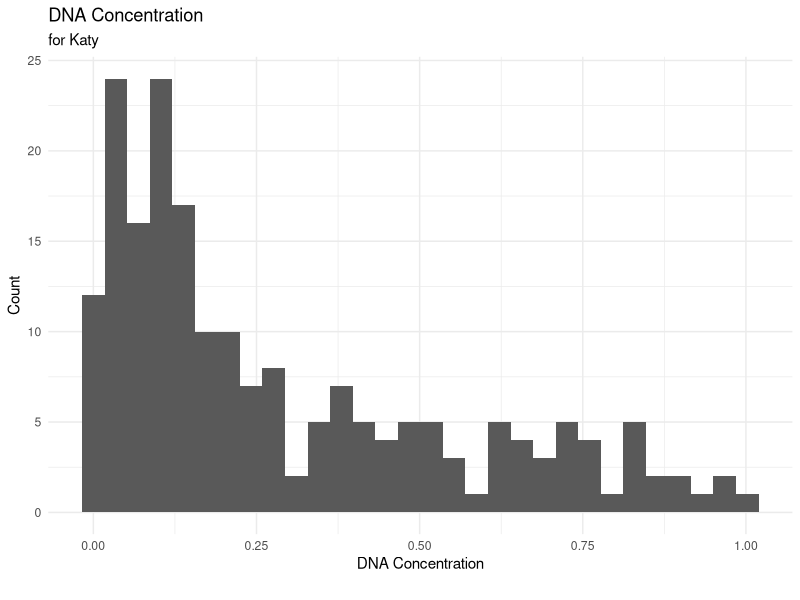
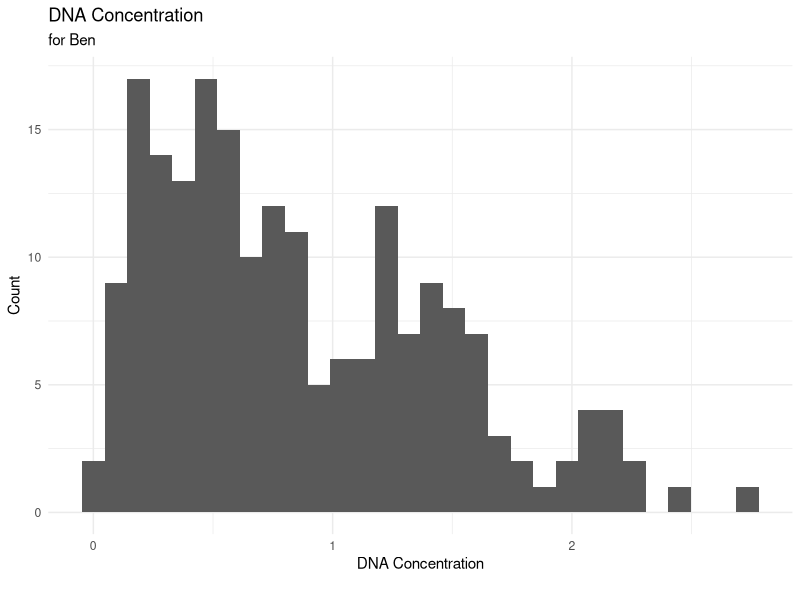
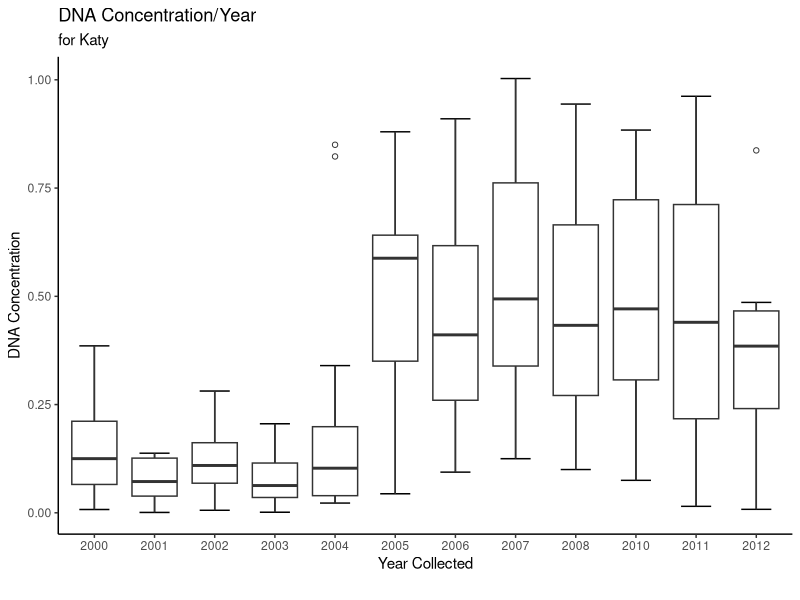
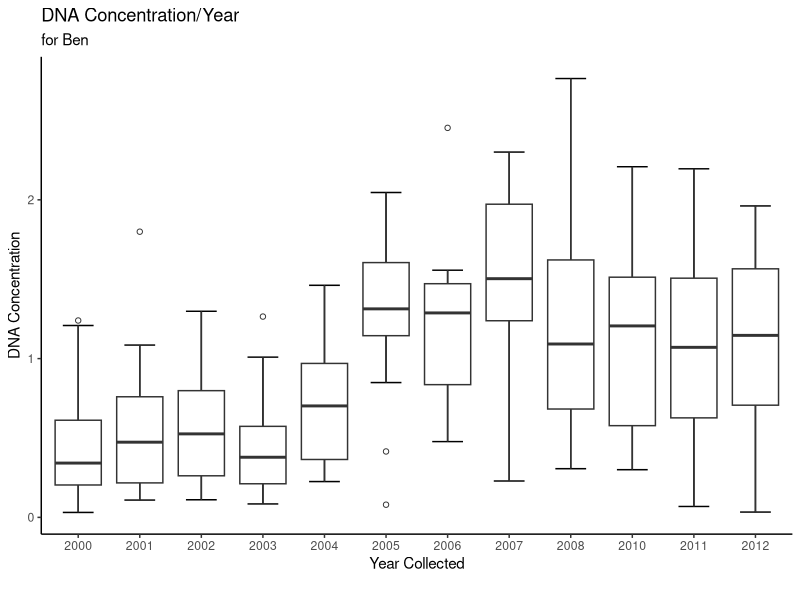
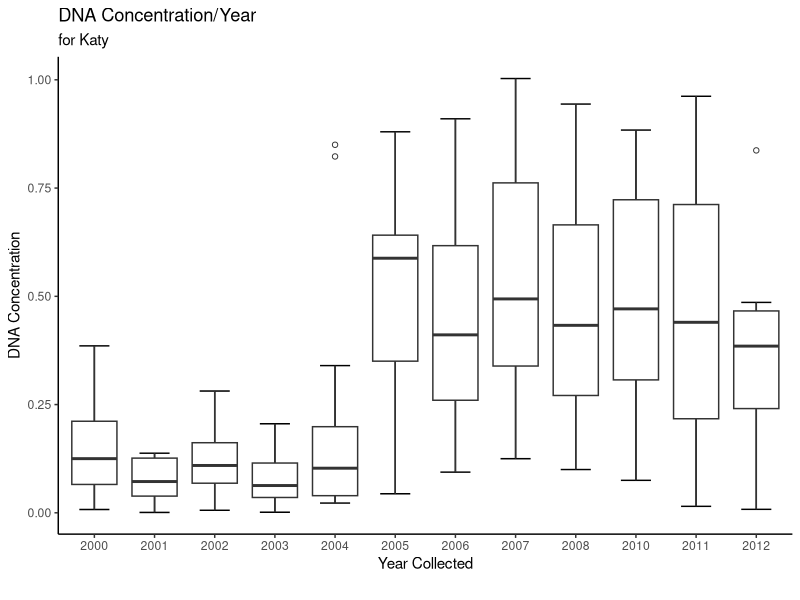
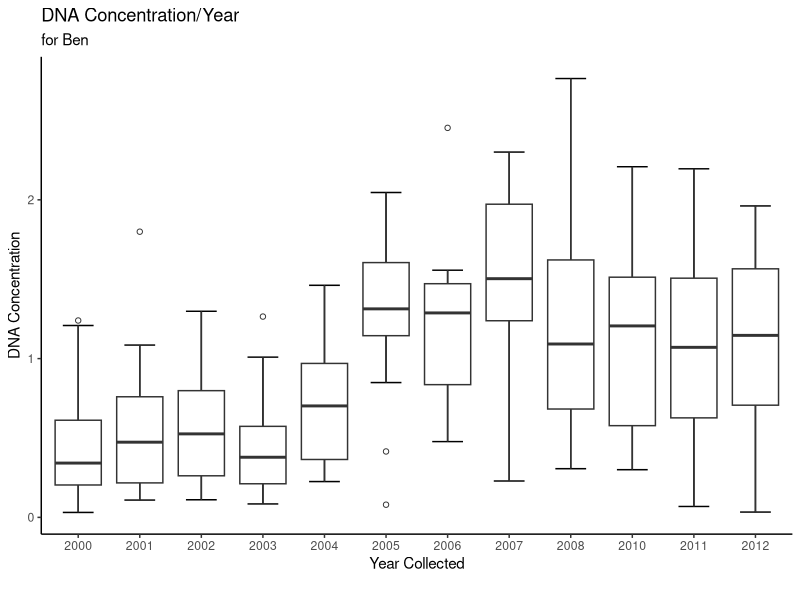
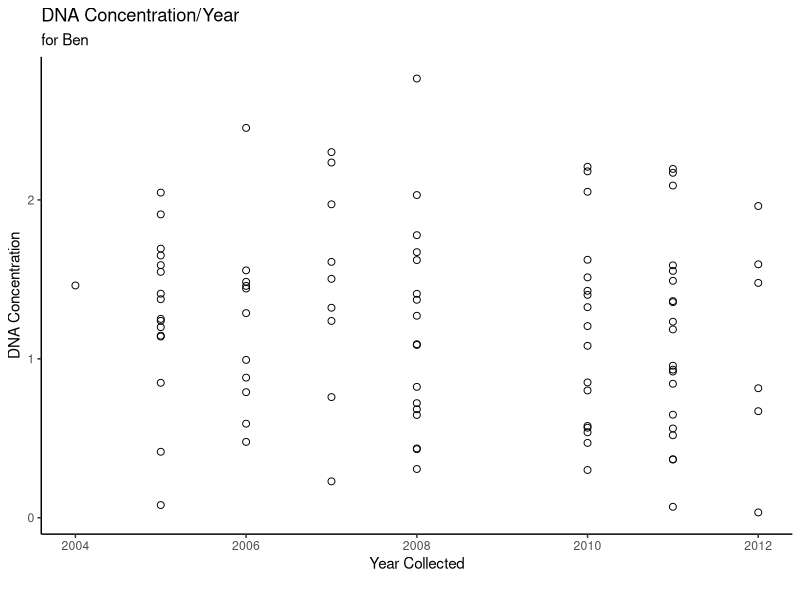
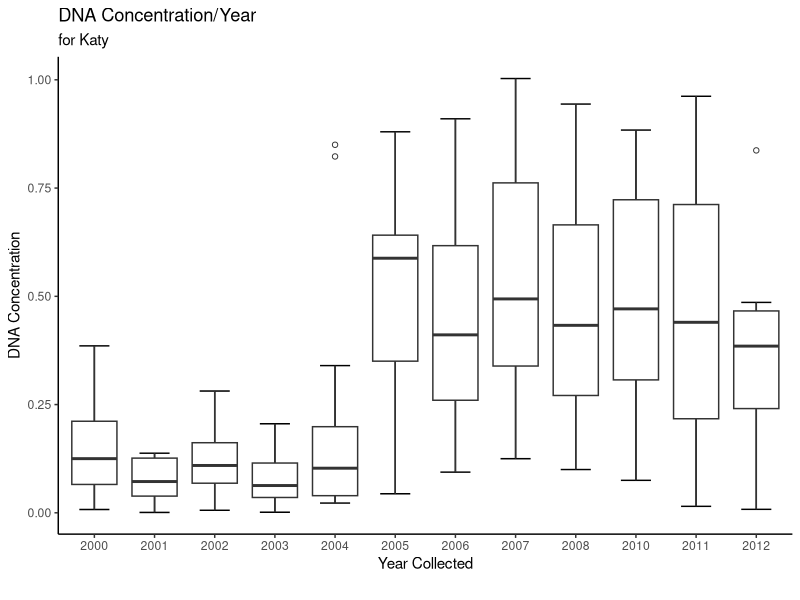

Write R code to recreate these figures, in order.
#Task 1

read.csv("./DNA_Conc_by_Extraction_Date.csv")
df <- read.csv("./DNA_Conc_by_Extraction_Date.csv")
library(tidyverse)
ggplot(df, aes(x=DNA_Concentration_Katy)) +  geom_histogram() + labs(title="DNA Concentration", 
                                                                     subtitle="for Katy", 
                                                                     y="Count", 
                                                                     x="DNA Concentration", 
                                                                     caption="") + theme_minimal()
ggplot(df, aes(x=DNA_Concentration_Ben)) + geom_histogram() + labs (title="DNA Concentration", 
                                                                    subtitle="for Ben", 
                                                                    y="Count", 
                                                                    x="DNA Concentration", 
                                                                    caption="") + theme_minimal()
#Task 2

Year_Collectedfac <- as.factor(df$Year_Collected)
ggplot(df, aes(x=Year_Collectedfac, y=DNA_Concentration_Katy,)) + 
  stat_boxplot(geom='errorbar', linetype=1, width=0.5) + 
  geom_boxplot(outlier.shape=1) + theme_classic()+labs (title="DNA Concentration/Year", 
                                                        subtitle="for Katy", 
                                                        y="DNA Concentration", 
                                                        x="Year Collected", 
                                                        caption="") + theme_classic()  


Year_Collectedfac <- as.factor(df$Year_Collected)
ggplot(df, aes(x=Year_Collectedfac, y=DNA_Concentration_Ben,)) + 
  stat_boxplot(geom='errorbar', linetype=1, width=0.5) + 
  geom_boxplot(outlier.shape=1) + theme_classic() + labs (title="DNA Concentration/Year", 
                                                         subtitle="for Ben", 
                                                         y="DNA Concentration", 
                                                         x="Year Collected", 
                                                         caption="") + theme_classic()



# Get error bars "dashed"

#Task 3
Year_Collectedfac <- as.factor(df$Year_Collected)
ggplot(df, aes(x=Year_Collectedfac, y=DNA_Concentration_Katy,)) + 
  stat_boxplot(geom='errorbar', linetype=1, width=0.5) + 
  geom_boxplot(outlier.shape=1) + theme_classic()+labs (title="DNA Concentration/Year", 
                                                        subtitle="for Katy", 
                                                        y="DNA Concentration", 
                                                        x="Year Collected", 
                                                        caption="") + theme_classic()  
ggsave("Rosati_Plot1.jpeg", width=6)








Year_Collectedfac <- as.factor(df$Year_Collected)
ggplot(df, aes(x=Year_Collectedfac, y=DNA_Concentration_Ben,)) + 
  stat_boxplot(geom='errorbar', linetype=1, width=0.5) + 
  geom_boxplot(outlier.shape=1) + theme_classic() + labs (title="DNA Concentration/Year", 
                                                          subtitle="for Ben", 
                                                          y="DNA Concentration", 
                                                          x="Year Collected", 
                                                          caption="") + theme_classic()
ggsave("Rosati_Plot2.jpeg", width=6)


#Task 4


#Find average of DNA_concentration for years where they are relatively lower


#Ben Average DNA Concentration for each year
mn2000 <- with(df, mean(DNA_Concentration_Ben[Year_Collected == 2000]))
mn2001 <- with(df, mean(DNA_Concentration_Ben[Year_Collected == 2001]))
mn2002 <- with(df, mean(DNA_Concentration_Ben[Year_Collected == 2002]))
mn2003 <- with(df, mean(DNA_Concentration_Ben[Year_Collected == 2003]))
mn2004 <- with(df, mean(DNA_Concentration_Ben[Year_Collected == 2004]))
mn2005 <- with(df, mean(DNA_Concentration_Ben[Year_Collected == 2005]))
mn2006 <- with(df, mean(DNA_Concentration_Ben[Year_Collected == 2006]))
mn2007 <- with(df, mean(DNA_Concentration_Ben[Year_Collected == 2007]))
mn2008 <- with(df, mean(DNA_Concentration_Ben[Year_Collected == 2008]))
mn2010 <- with(df, mean(DNA_Concentration_Ben[Year_Collected == 2010]))
mn2011 <- with(df, mean(DNA_Concentration_Ben[Year_Collected == 2011]))
mn2012 <- with(df, mean(DNA_Concentration_Ben[Year_Collected == 2012]))

#Katy Average DNA Concentration for each year
mnk2000 <- with(df, mean(DNA_Concentration_Katy[Year_Collected == 2000])) 
mnk2001 <- with(df, mean(DNA_Concentration_Katy[Year_Collected == 2001]))
mnk2002 <- with(df, mean(DNA_Concentration_Katy[Year_Collected == 2002]))
mnk2003 <- with(df, mean(DNA_Concentration_Katy[Year_Collected == 2003]))
mnk2004 <- with(df, mean(DNA_Concentration_Katy[Year_Collected == 2004]))
mnk2005 <- with(df, mean(DNA_Concentration_Katy[Year_Collected == 2005]))
mnk2006 <- with(df, mean(DNA_Concentration_Katy[Year_Collected == 2006]))
mnk2007 <- with(df, mean(DNA_Concentration_Katy[Year_Collected == 2007]))
mnk2008 <- with(df, mean(DNA_Concentration_Katy[Year_Collected == 2008]))
mnk2010 <- with(df, mean(DNA_Concentration_Katy[Year_Collected == 2010]))
mnk2011 <- with(df, mean(DNA_Concentration_Katy[Year_Collected == 2011]))
mnk2012 <- with(df, mean(DNA_Concentration_Katy[Year_Collected == 2012]))

Year <- c("2000","2001","2002","2003","2004","2005","2006","2007","2008","2010","2011","2012")
Benmean <- c(0.4844,0.5428,0.5651,0.4378,0.7310,1.2838,1.2198,1.4633,1.1849,1.1838,1.1206,1.0921)
Katymean <- c(0.1457,0.0765,0.1208,0.0810,0.1991,0.4923,0.4452,0.556,0.4622,0.4792,0.4487,0.3835)

df2 <- data.frame(Year,Benmean,Katymean)

#Min/Max values for both students
b2000 <- subset(df, Year_Collected ==2000)
b2001 <- subset(df, Year_Collected ==2001)
b2002 <- subset(df, Year_Collected ==2002)
b2003 <- subset(df, Year_Collected ==2003)
b2004 <- subset(df, Year_Collected ==2004)
b2005 <- subset(df, Year_Collected ==2005)
b2006 <- subset(df, Year_Collected ==2006)
b2007 <- subset(df, Year_Collected ==2007)
b2008 <- subset(df, Year_Collected ==2008)
b2010 <- subset(df, Year_Collected ==2010)
b2011 <- subset(df, Year_Collected ==2011)
b2012 <- subset(df, Year_Collected ==2012)

minb2000 <- min(b2000[,"DNA_Concentration_Ben"])
minb2001 <- min(b2001[,"DNA_Concentration_Ben"])
minb2002 <- min(b2002[,"DNA_Concentration_Ben"])
minb2003 <- min(b2003[,"DNA_Concentration_Ben"])
minb2004 <- min(b2004[,"DNA_Concentration_Ben"])
minb2005 <- min(b2005[,"DNA_Concentration_Ben"])
minb2006 <- min(b2006[,"DNA_Concentration_Ben"])
minb2007 <- min(b2007[,"DNA_Concentration_Ben"])
minb2008 <- min(b2008[,"DNA_Concentration_Ben"])
minb2010 <- min(b2010[,"DNA_Concentration_Ben"])
minb2011 <- min(b2011[,"DNA_Concentration_Ben"])
minb2012 <- min(b2012[,"DNA_Concentration_Ben"])

mink2000 <- min(b2000[,"DNA_Concentration_Katy"])
mink2001 <- min(b2001[,"DNA_Concentration_Katy"])
mink2002 <- min(b2002[,"DNA_Concentration_Katy"])
mink2003 <- min(b2003[,"DNA_Concentration_Katy"])
mink2004 <- min(b2004[,"DNA_Concentration_Katy"])
mink2005 <- min(b2005[,"DNA_Concentration_Katy"])
mink2006 <- min(b2006[,"DNA_Concentration_Katy"])
mink2007 <- min(b2007[,"DNA_Concentration_Katy"])
mink2008 <- min(b2008[,"DNA_Concentration_Katy"])
mink2010 <- min(b2010[,"DNA_Concentration_Katy"])
mink2011 <- min(b2011[,"DNA_Concentration_Katy"])
mink2012 <- min(b2012[,"DNA_Concentration_Katy"])


df2$minben <- c(minb2000,minb2001,minb2002,minb2003,minb2004,minb2005,minb2006,minb2007,minb2008,minb2010,minb2011,minb2012)
df2$minkaty <- c(mink2000,mink2001,mink2002,mink2003,mink2004,mink2005,mink2006,mink2007,mink2008,mink2010,mink2011,mink2012)

maxb2000 <- max(b2000[,"DNA_Concentration_Ben"])
maxb2001 <- max(b2001[,"DNA_Concentration_Ben"])
maxb2002 <- max(b2002[,"DNA_Concentration_Ben"])
maxb2003 <- max(b2003[,"DNA_Concentration_Ben"])
maxb2004 <- max(b2004[,"DNA_Concentration_Ben"])
maxb2005 <- max(b2005[,"DNA_Concentration_Ben"])
maxb2006 <- max(b2006[,"DNA_Concentration_Ben"])
maxb2007 <- max(b2007[,"DNA_Concentration_Ben"])
maxb2008 <- max(b2008[,"DNA_Concentration_Ben"])
maxb2010 <- max(b2010[,"DNA_Concentration_Ben"])
maxb2011 <- max(b2011[,"DNA_Concentration_Ben"])
maxb2012 <- max(b2012[,"DNA_Concentration_Ben"])

maxk2000 <- max(b2000[,"DNA_Concentration_Katy"])
maxk2001 <- max(b2001[,"DNA_Concentration_Katy"])
maxk2002 <- max(b2002[,"DNA_Concentration_Katy"])
maxk2003 <- max(b2003[,"DNA_Concentration_Katy"])
maxk2004 <- max(b2004[,"DNA_Concentration_Katy"])
maxk2005 <- max(b2005[,"DNA_Concentration_Katy"])
maxk2006 <- max(b2006[,"DNA_Concentration_Katy"])
maxk2007 <- max(b2007[,"DNA_Concentration_Katy"])
maxk2008 <- max(b2008[,"DNA_Concentration_Katy"])
maxk2010 <- max(b2010[,"DNA_Concentration_Katy"])
maxk2011 <- max(b2011[,"DNA_Concentration_Katy"])
maxk2012 <- max(b2012[,"DNA_Concentration_Katy"])

df2$maxben <- c(maxb2000,maxb2001,maxb2002,maxb2003,maxb2004,maxb2005,maxb2006,maxb2007,maxb2008,maxb2010,maxb2011,maxb2012)
df2$maxkat <- c(maxk2000,maxk2001,maxk2002,maxk2003,maxk2004,maxk2005,maxk2006,maxk2007,maxk2008,maxk2010,maxk2011,maxk2012)


medb2000 <- median(b2000[,"DNA_Concentration_Ben"])
medb2001 <- median(b2001[,"DNA_Concentration_Ben"])
medb2002 <- median(b2002[,"DNA_Concentration_Ben"])
medb2003 <- median(b2003[,"DNA_Concentration_Ben"])
medb2004 <- median(b2004[,"DNA_Concentration_Ben"])
medb2005 <- median(b2005[,"DNA_Concentration_Ben"])
medb2006 <- median(b2006[,"DNA_Concentration_Ben"])
medb2007 <- median(b2007[,"DNA_Concentration_Ben"])
medb2008 <- median(b2008[,"DNA_Concentration_Ben"])
medb2010 <- median(b2010[,"DNA_Concentration_Ben"])
medb2011 <- median(b2011[,"DNA_Concentration_Ben"])
medb2012 <- median(b2012[,"DNA_Concentration_Ben"])


medk2000 <- median(b2000[,"DNA_Concentration_Katy"])
medk2001 <- median(b2001[,"DNA_Concentration_Katy"])
medk2002 <- median(b2002[,"DNA_Concentration_Katy"])
medk2003 <- median(b2003[,"DNA_Concentration_Katy"])
medk2004 <- median(b2004[,"DNA_Concentration_Katy"])
medk2005 <- median(b2005[,"DNA_Concentration_Katy"])
medk2006 <- median(b2006[,"DNA_Concentration_Katy"])
medk2007 <- median(b2007[,"DNA_Concentration_Katy"])
medk2008 <- median(b2008[,"DNA_Concentration_Katy"])
medk2010 <- median(b2010[,"DNA_Concentration_Katy"])
medk2011 <- median(b2011[,"DNA_Concentration_Katy"])
medk2012 <- median(b2012[,"DNA_Concentration_Katy"])

df2$medben <- c(medb2000,medb2001,medb2002,medb2003,medb2004,medb2005,medb2006,medb2007,medb2008,medb2010,medb2011,medb2012)
df2$medkaty <- c(medk2000,medk2001,medk2002,medk2003,medk2004,medk2005,medk2006,medk2007,medk2008,medk2010,medk2011,medk2012)

df2



# in which year is the biggest difference?

#2005

# no graph, min, mean, max, median 

#Task 5
labdata <- df[df$Lab == "Downstairs",]


ggplot(labdata, aes(x=Year_Collected, y=DNA_Concentration_Ben)) + geom_point(shape=1, size=2) + labs (title="DNA Concentration/Year", 
                                                                                                        subtitle="for Ben", 
                                                                                                        y="DNA Concentration", 
                                                                                                        x="Year Collected", 
                                                                                                        caption="") + theme_classic()

#Task6 (bonus)

Benaverage <- data.frame(Year,Benmean)
write.csv(x=Benaverage, file="Ben_Average_Conc.csv")
